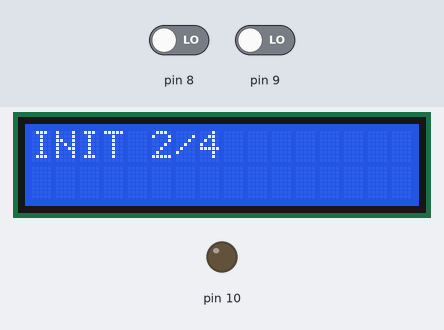
The sketch below on a simulated Arduino Mega 2560, built with avr-gcc and run on an emulated ATmega2560. Shown: 16×2 character LCD, output pins drawn as LEDs (lit = HIGH). Wiring (inferred from the names in the program): DS3231 clock at I2C address 0x68. Inputs (shaded band) come from the test bench; at power-on: pin 9 LOW, pin 8 LOW. The local clock reads 2024-03-15 10:24:30 at power-on unless the sketch sets it; storage starts empty; the modem accepts every AT command (registered, SIM ready, sends succeed) and sends nothing else; what the sketch prints to the serial monitor is not drawn.

Above: at 1.2 s.
At 4.3 s:
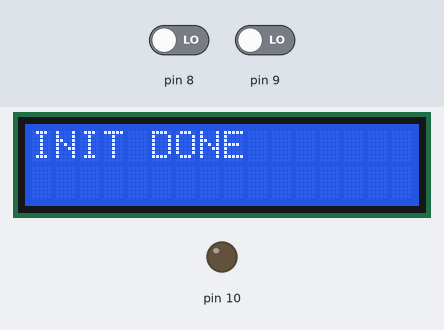
4.4 s: pin 9 driven HIGH
At 15.6 s:
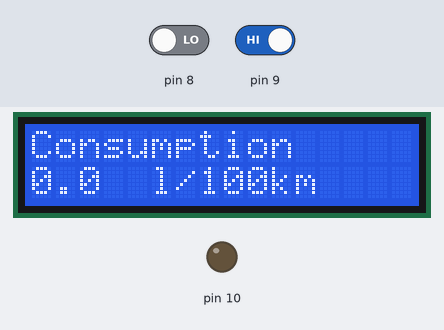
At 26.5 s:
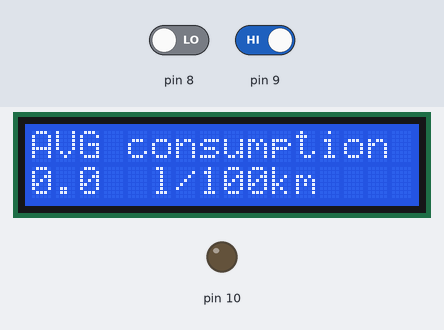
Timing chart, 0 to 28.0 s (numbered marks = the images above; inputs shaded):
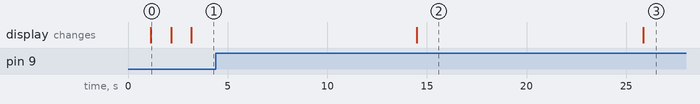

Measured:
- after the input at 4.4 s, the display: first differs from a run without the input after 21.4 s (image 3)
- what the display in image 0 shows lasts 1.1 s, from 1.1 s to 2.2 s
- what the display in image 2 shows lasts 11.3 s, from 14.5 s to 25.8 s

The sketch:

CarDiagnostics.ino
```cpp
#include <SoftwareSerial.h>
#include <Wire.h>
#include <LCD.h>
#include <LiquidCrystal_I2C.h>
#include <SPI.h>
#include <SD.h>

#define param_size 11

File myFile;
#define I2C_ADDR 0x27
#define BACKLIGHT_PIN 3
#define En_pin  2
#define Rw_pin  1
#define Rs_pin  0
#define D4_pin  4
#define D5_pin  5
#define D6_pin  6
#define D7_pin  7

LiquidCrystal_I2C  lcd(I2C_ADDR,En_pin,Rw_pin,Rs_pin,D4_pin,D5_pin,D6_pin,D7_pin);

#define DS3231_I2C_ADDRESS 0x68
// Convert normal decimal numbers to binary coded decimal
byte decToBcd(byte val)
{
  return( (val/10*16) + (val%10) );
}
// Convert binary coded decimal to normal decimal numbers
byte bcdToDec(byte val)
{
  return( (val/16*10) + (val%16) );
}
void readDS3231time(byte *second,
byte *minute,
byte *hour,
byte *dayOfWeek,
byte *dayOfMonth,
byte *month,
byte *year)
{
  Wire.beginTransmission(DS3231_I2C_ADDRESS);
  Wire.write(0);
  Wire.endTransmission();
  Wire.requestFrom(DS3231_I2C_ADDRESS, 7);
  *second = bcdToDec(Wire.read() & 0x7f);
  *minute = bcdToDec(Wire.read());
  *hour = bcdToDec(Wire.read() & 0x3f);
  *dayOfWeek = bcdToDec(Wire.read());
  *dayOfMonth = bcdToDec(Wire.read());
  *month = bcdToDec(Wire.read());
  *year = bcdToDec(Wire.read());
}

char recvChar;
int value = 0;
String year_name = "";
String command = "";
String inputString = "";
String s = "";
int index = -1;
int a = 0;
int b = 0;
String sub = "";
int temp = 0;

int speed_test = 0;
int maf_test = 0;
double poraba = 0;
double sum_poraba = 0;
int num_poraba = 0;
double avg_poraba = 0;
int revs = 0;
double poraba_save = 0;

//SETUP FUNCTION
void setup() {
  Wire.begin();
  Serial.begin(9600);
   while (!Serial) {
    ;
  }
  //SD
  SD.begin(53);
  Wire.begin();
  //LCD
  lcd.begin (16,2);
  lcd.setBacklightPin(3,POSITIVE);
  lcd.setBacklight(HIGH);
  lcd.home ();
  print_lcd_text("INIT 1/4");
  //BUTTON
  pinMode(8,INPUT);
  pinMode(9, INPUT);
  pinMode(10, OUTPUT);
  //BLUETOOTH SERIAL
  Serial3.begin(38400);
  init_obd2();
}
String displayTime()
{
  byte second, minute, hour, dayOfWeek, dayOfMonth, month, year;
  // retrieve data from DS3231
  readDS3231time(&second, &minute, &hour, &dayOfWeek, &dayOfMonth, &month,
  &year);
  String minut = String(minute,DEC);
  String sece = String(second,DEC);
  if(minute < 10){
    minut = "0"+String(minute,DEC);
  }
  if(second < 10){
    sece = "0"+String(second,DEC);
  }
  year_name = String(dayOfMonth,DEC)+"_"+String(month,DEC)+"_"+String(year,DEC)+".csv";
  return String(hour,DEC)+":"+minut+":"+ sece;
}

//INITIALIZE CONNECTION WITH OBD2
void init_obd2(){
  send_command("ATZ\r");
  delay(1000);
  print_lcd_text("INIT 2/4");
  send_command("ATSPO\r");
  delay(1000);
  print_lcd_text("INIT 3/4");
  send_command("0100\r");
  delay(1000);
  print_lcd_text("INIT DONE");
}

//SEND COMMAND AND WAIT FOR RESPONSE >
void send_command(String command){
  Serial3.print(command);
  while(Serial3.available() <= 0);
  while (Serial3.available()>0){
     recvChar = Serial3.read();
     if(recvChar == 62){
        delay(1000);
        break;
     }
  }
}

//FUNCTON FOR READING PARAMETERS
void read_parameter(String parameter,int write_out){
   command = parameter + "1\r";
   inputString = "";
   Serial3.print(command);
   while(Serial3.available()){
      recvChar = (char)Serial3.read();
      if(recvChar != ' '){
        inputString += recvChar;
      }
      if (recvChar == '>') {
        s = inputString;
        break;
      }
   }
   index = find_text("4"+parameter.substring(1,4),s);
   if(index != -1){
      index = index+4;
      a = 0;
      b = 0;
      sub = s.substring(index,index+4);
      temp = 0;
        for(int i = 4; i > 2;i--){
          if(sub[i]>'9'){
            sub[i] = sub[i] - 55;
          }
          else{
            sub[i] = sub[i] - 48;
          }
          b+=(sub[i]*pow(16,temp));
          temp++;
        }
      temp = 0;

      for(int i = 1; i >= 0;i--){
        if(sub[i]>'9'){
          sub[i] = sub[i] - 55;
        }
        else{
          sub[i] = sub[i] - 48;
        }
        a+=(sub[i]*pow(16,temp));
        temp++;
      }
      if(parameter == "010C"){
        value = (a*256+b)/4;
        if(write_out == 1){
          print_lcd(value, "rpm","Revs per minute");
        }
        else
          revs = value;
      }
      else if(parameter == "010D"){
        value = a;
        if(write_out==1){
          print_lcd(value, "Km\h","Speed");
        }
        speed_test = value;
      }
      else if(parameter == "0104"){
        value = (100/255)*a;
        print_lcd(value, "%","Engine load");
      }
      else if(parameter == "0105"){
        value = a-40;
        print_lcd(value, "C","Engine temp");
      }
      else if(parameter == "010B"){
        value = a;
        print_lcd(value, " kpa","intake press");
      }
      else if(parameter == "010F"){
        value = a-40;
        print_lcd(value, "C","Intake temp");
      }
      else if(parameter == "0110"){
        value = (256*a+b)/100;
        if(write_out==1){
          print_lcd(value, " g/s", "MAF");
        }
        maf_test = value;
      }
      else if(parameter == "0111"){
        value = (100/255)*a;
        print_lcd(value, " %","Throttle");
      }
      else if(parameter == "0121"){
        value = 256*a+b;
        print_lcd(value, " km","KM with MIL");
      }

      } inputString = "";
}

//PRINTING VALUE AND TEXT TO LCD
void print_lcd(int value,String text,String name_param){
    lcd.setCursor(0,0);
    lcd.print("                ");
    lcd.setCursor(0,1);
    lcd.print("                ");
    lcd.setCursor(0,0);
    lcd.print(name_param);
    lcd.setCursor(0,1);
    lcd.print(value);
    lcd.print(text);
}

void print_lcd_double(double value,String text,String name_param){
    lcd.setCursor(0,0);
    lcd.print("                ");
    lcd.setCursor(0,1);
    lcd.print("                ");
    lcd.setCursor(0,0);
    lcd.print(name_param);
    lcd.setCursor(0,1);
    lcd.print (int(value));  //prints the int part
    lcd.print("."); // print the decimal point
    unsigned int frac;
    if(value >= 0)
       frac = (value - int(value)) * 100;
    else
       frac = (int(value)- value ) * 100;
   lcd.print(frac);
   lcd.print("  l/100km");
}

//PRINTING TEXT TO LCD
void print_lcd_text(String text){
    lcd.setCursor(0,0);
    lcd.print("                ");
    lcd.setCursor(0,0);
    lcd.print(text);
}

void calc_maf(int write_out){
  read_parameter("0110",0);
  delay(500);
  read_parameter("0110",0);
  delay(500);
  read_parameter("010D",0);
  delay(500);
  read_parameter("010D",0);
  delay(500);
  if(write_out == 1){
     print_lcd_double((maf_test/1000.0*3600.0/14.5*0.83*100.0/speed_test)," l/100km","Consumption");
  }
  poraba = double(maf_test/1000.0*3600.0/14.5*0.83*100.0/speed_test);
  poraba_save = 0;
  if (!isinf(poraba)) {
   sum_poraba += poraba;
   poraba_save = poraba;
   num_poraba = num_poraba + 1;
 }
}

//FUNCTION THAT RECEIVES TWO STRING AND RETURN INDEX OF SUBSTRING IN FIRST STRING
int find_text(String needle, String haystack) {
  int foundpos = -1;
  for (int i = 0; i <= haystack.length() - needle.length(); i++) {
    if (haystack.substring(i,needle.length()+i) == needle) {
      foundpos = i;
    }
  }
  return foundpos;
}

const long interval = 500;
const long interval_param_revs = 5000;
const long intervalSave = 5000;

unsigned long previousMillis = 0;
unsigned long previousMillis2 = 0;
unsigned long previousMillis3 = 0;
unsigned long previousMillis4 = 0;

int buttonPushCounter = 0;
int lastButtonState = 0;
int lastButtonState2 = 0;
int times = 0;
//LOOP FUNCTION
void loop() {
  //TABLE OF PARAMETERS
  char* param[]={"9999","8888","010C", "010D", "0104","0105","010B","010F","0110","0111","0121"};

  unsigned long currentMillis = millis();

  if (currentMillis - previousMillis2 >= interval_param_revs) {
    previousMillis2 = currentMillis;
    read_parameter("010C",0);
    delay(500);
    read_parameter("010C",0);
    delay(500);
    read_parameter("010D",0);
    delay(500);
    read_parameter("010D",0);
    delay(500);
    Serial.println(speed_test);
    Serial.println(revs);
    String times = displayTime();
    myFile = SD.open(year_name, FILE_WRITE);
    Serial.println(year_name);
    if (myFile) {
        myFile.println(times+ "," + String(speed_test) + "," + String(revs));
    }
    else{
      Serial.println("ERROR");
    }
    myFile.close();
  }

  if (currentMillis - previousMillis >= interval) {
    previousMillis = currentMillis;
    //Serial.println(buttonPushCounter%(param_size));
    if(buttonPushCounter%(param_size)==0){
      calc_maf(1);
    }
    else if(buttonPushCounter%(param_size)==1){
      avg_poraba = sum_poraba/num_poraba;
      print_lcd_double(avg_poraba," l/100km","AVG consumption");
    }
    else{
      read_parameter(param[buttonPushCounter%(param_size)],1);
    }
  }

  //BUTTON NEXT
  int buttonState = digitalRead(9);
  if (buttonState != lastButtonState) {
    if (buttonState == HIGH) {
      buttonPushCounter++;
    }
    delay(50);
  }
  lastButtonState = buttonState;

  //BUTTON BACK
  int buttonState2 = digitalRead(8);
  if (buttonState2 != lastButtonState2) {
    if (buttonState2 == HIGH) {
      buttonPushCounter--;
    }
    delay(50);
  }
  lastButtonState2 = buttonState2;

  if(buttonPushCounter < 0){
    buttonPushCounter = param_size-1;
  }
}
```
